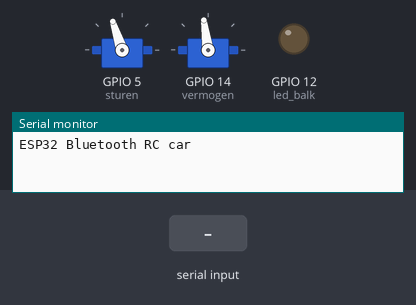
Bench run of a sketch on a simulated ESP32. On the bench: 2 × servo, output pins drawn as LEDs (lit = HIGH), the last lines printed to the serial monitor. Inputs (shaded band) come from the test bench. Nothing arrives over Bluetooth unless stated.

Above: at 1.2 s.
1.3 s: "R" received over the second serial link
At 2.5 s:
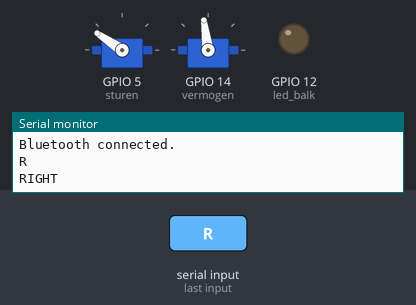
2.8 s: "G" received over the second serial link
At 4.0 s:
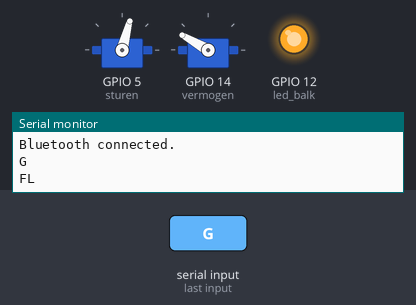
4.3 s: "I" received over the second serial link
At 4.8 s:
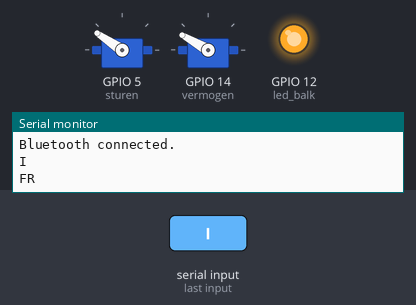
5.8 s: "H" received over the second serial link
At 6.3 s:
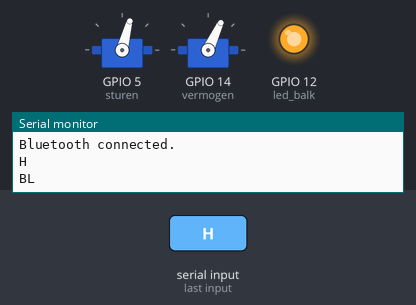
7.3 s: "S90\n" received over the second serial link
At 8.3 s:
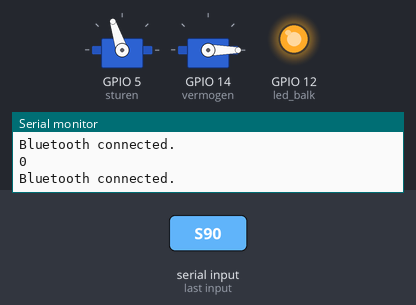
8.8 s: "F90\n" received over the second serial link
At 9.4 s:
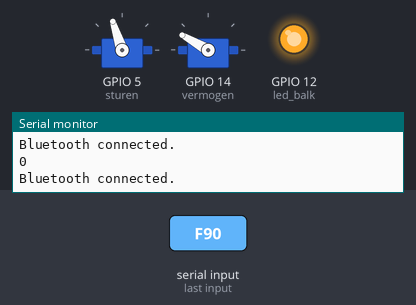
Timing chart, 0 to 11.3 s (numbered marks = the images above; inputs shaded):
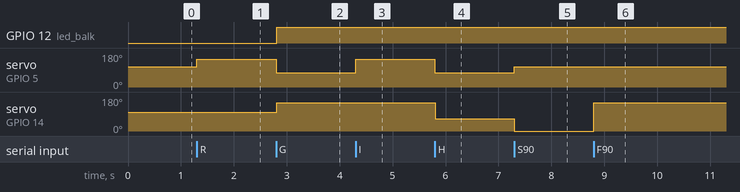

Measured:
- after the input at 1.3 s, servo on GPIO 5 (sturen): 108° → 146° at once
- after the input at 2.8 s, GPIO 12 (led_balk): LOW → HIGH at once; servo on GPIO 5 (sturen): 146° → 75° at once; servo on GPIO 14 (vermogen): 98° → 150° at once
- after the input at 4.3 s, servo on GPIO 5 (sturen): 75° → 146° at once
- after the input at 5.8 s, servo on GPIO 5 (sturen): 146° → 75° at once; servo on GPIO 14 (vermogen): 150° → 65° at once
- after the input at 7.3 s, servo on GPIO 5 (sturen): 75° → 108° at once; servo on GPIO 14 (vermogen): 65° → 0° at once
- after the input at 8.8 s, servo on GPIO 14 (vermogen): 0° → 150° at once

The sketch:

phone_bediend.ino
```cpp
#include <ESP32Servo.h>
#include <BluetoothSerial.h>

BluetoothSerial btSerial;

#define BT_NAME "ESP32"

const int led_balk = 12;

// pinnen motors
const int sturen = 5;
const int vermogen = 14;

// servo's
Servo stuur;
Servo rijden;

//snelheid
//vooruit
const int forward_max_speed = 150;
const int forward_min_speed = 99;
const int uit = 98;

//snellheid
//achteruit
const int back_max_speed = 65;
const int back_min_speed = 1;
const int back_uit = 0;

//noodrem
const int noodrem = 180;

//draaicrikel
const int links = 75;
const int rechts = 146;
const int midden = 108 ;

boolean btConnected = false;
char key, previousKey;
long previousMillis = 0;
int timeout = 1000;

void Servo_Init()
{
  stuur.attach(sturen);
  rijden.attach(vermogen);

  // dit is voor de wielen recht te zetten bij het opstarten
  stuur.write(midden);
  rijden.write(uit);
}

void Stop()
{
  rijden.attach(vermogen);
  stuur.attach(sturen);

  //het stoppen van de auto door de snelheid op nul te zetten
  rijden.write(back_uit);

  stuur.write(midden);
}

void Back(int speed)
{
  rijden.attach(vermogen);
  speed = constrain(speed, back_min_speed, back_max_speed);
  rijden.write(back_max_speed);
}

void Forward(int speed)
{
  rijden.attach(vermogen);
  speed = constrain(speed, forward_min_speed, forward_max_speed);
  rijden.write(forward_max_speed);
  digitalWrite(led_balk, HIGH);
}

void Turn_Left()
{
  stuur.attach(sturen);
  stuur.write(links);
}

void  Turn_Right()
{
  stuur.attach(sturen);
  stuur.write(rechts);
}


void setup() {
  // put your setup code here, to run once:
  Serial.begin(9600);
  Servo_Init();

  pinMode(sturen, OUTPUT);
  pinMode(vermogen, OUTPUT);
  pinMode(led_balk, OUTPUT);

  btSerial.begin(BT_NAME);

  Serial.println("ESP32 Bluetooth RC car");
  Serial.println();
}

void loop() {
  // put your main code here, to run repeatedly:
  char _read;
  int speed = back_uit;

  if (btSerial.available())
  {
    Serial.println("Bluetooth connected.");
    _read = btSerial.read();


    if (_read >= '0' && _read <= '9') {
      if (_read == '0')
        speed = uit;
      else
        speed += (int(_read) - 48) * 10;
    }

    if (_read == 'q')
      speed = forward_max_speed;

    Serial.println(_read);

    switch (_read) {
      case 'S': {
          Stop();
          Serial.println("STOP");
          break;
        }
      case 'F': {
          Forward(speed);
          Serial.println("Forward");
          break;
        }
      case 'B': {
          Back(speed);
          Serial.println("BACK");
          break;
        }
      case 'L': {
          Turn_Left();
          Serial.println("LEFT");
          break;
        }
      case 'R': {
          Turn_Right();
          Serial.println("RIGHT");
          break;
        }
      case 'G': {
          Turn_Left();
          delay(10);
          Forward(speed);
          Serial.println("FL");
          break;
        }
      case 'I': {
          Turn_Right();
          delay(10);
          Forward(speed);
          Serial.println("FR");
          break;
        }
      case 'H': {
          Turn_Left();
          delay(10);
          Back(speed);
          Serial.println("BL");
          break;
        }
      case 'J': {
          Turn_Right();
          delay(10);
          Back(speed);
          Serial.println("BR");
          break;
        }
    }
    delay(100);
  }
}
```
